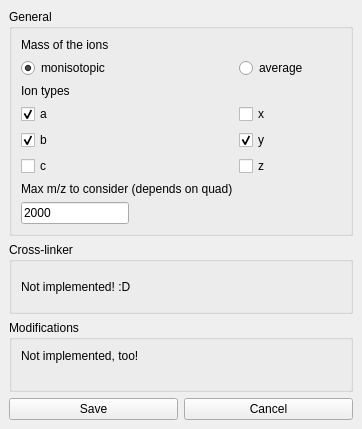
<?xml version="1.0" encoding="UTF-8"?>
<ui version="4.0">
 <class>SpectrumAssignmentOptions</class>
 <widget class="QMainWindow" name="SpectrumAssignmentOptions">
  <property name="geometry">
   <rect>
    <x>0</x>
    <y>0</y>
    <width>362</width>
    <height>429</height>
   </rect>
  </property>
  <property name="windowTitle">
   <string>Assignment Options</string>
  </property>
  <widget class="QWidget" name="centralwidget">
   <layout class="QGridLayout" name="gridLayout">
    <item row="3" column="0">
     <widget class="QPushButton" name="pushButton">
      <property name="statusTip">
       <string>Save Options</string>
      </property>
      <property name="text">
       <string>Save</string>
      </property>
     </widget>
    </item>
    <item row="3" column="1">
     <widget class="QPushButton" name="pushButton_2">
      <property name="statusTip">
       <string>Cancel this window</string>
      </property>
      <property name="text">
       <string>Cancel</string>
      </property>
     </widget>
    </item>
    <item row="1" column="0" colspan="2">
     <widget class="QGroupBox" name="groupBox_2">
      <property name="title">
       <string>Cross-linker</string>
      </property>
      <layout class="QGridLayout" name="gridLayout_2">
       <item row="1" column="0">
        <widget class="QLabel" name="label">
         <property name="text">
          <string>Not implemented! :D</string>
         </property>
        </widget>
       </item>
      </layout>
     </widget>
    </item>
    <item row="2" column="0" colspan="2">
     <widget class="QGroupBox" name="groupBox_3">
      <property name="title">
       <string>Modifications</string>
      </property>
      <layout class="QFormLayout" name="formLayout_2">
       <item row="0" column="0">
        <widget class="QLabel" name="label_5">
         <property name="text">
          <string>Not implemented, too!</string>
         </property>
        </widget>
       </item>
      </layout>
     </widget>
    </item>
    <item row="0" column="0" colspan="2">
     <widget class="QGroupBox" name="groupBox">
      <property name="title">
       <string>General</string>
      </property>
      <layout class="QFormLayout" name="formLayout">
       <item row="0" column="0">
        <widget class="QLabel" name="label_2">
         <property name="text">
          <string>Mass of the ions</string>
         </property>
        </widget>
       </item>
       <item row="1" column="0">
        <widget class="QRadioButton" name="mass_mono">
         <property name="statusTip">
          <string>Use monoidotopic mass</string>
         </property>
         <property name="text">
          <string>monisotopic</string>
         </property>
         <property name="checked">
          <bool>true</bool>
         </property>
         <attribute name="buttonGroup">
          <string notr="true">options_ionmass</string>
         </attribute>
        </widget>
       </item>
       <item row="1" column="1">
        <widget class="QRadioButton" name="mass_av">
         <property name="statusTip">
          <string>Use average mass</string>
         </property>
         <property name="text">
          <string>average</string>
         </property>
         <attribute name="buttonGroup">
          <string notr="true">options_ionmass</string>
         </attribute>
        </widget>
       </item>
       <item row="2" column="0">
        <widget class="QLabel" name="label_4">
         <property name="text">
          <string>Ion types</string>
         </property>
        </widget>
       </item>
       <item row="3" column="0">
        <widget class="QCheckBox" name="options_aion">
         <property name="statusTip">
          <string>Consider a-ions</string>
         </property>
         <property name="text">
          <string>a</string>
         </property>
         <property name="checked">
          <bool>true</bool>
         </property>
        </widget>
       </item>
       <item row="3" column="1">
        <widget class="QCheckBox" name="options_xion">
         <property name="statusTip">
          <string>Consider x-ions</string>
         </property>
         <property name="text">
          <string>x</string>
         </property>
        </widget>
       </item>
       <item row="4" column="1">
        <widget class="QCheckBox" name="options_yion">
         <property name="statusTip">
          <string>Consider y-ions</string>
         </property>
         <property name="text">
          <string>y</string>
         </property>
         <property name="checked">
          <bool>true</bool>
         </property>
        </widget>
       </item>
       <item row="5" column="0">
        <widget class="QCheckBox" name="options_cion">
         <property name="statusTip">
          <string>Consider c-ions</string>
         </property>
         <property name="text">
          <string>c</string>
         </property>
        </widget>
       </item>
       <item row="5" column="1">
        <widget class="QCheckBox" name="options_zion">
         <property name="statusTip">
          <string>Consider z-ions</string>
         </property>
         <property name="text">
          <string>z</string>
         </property>
        </widget>
       </item>
       <item row="6" column="0">
        <widget class="QLabel" name="label_3">
         <property name="text">
          <string>Max m/z to consider (depends on quad)</string>
         </property>
        </widget>
       </item>
       <item row="7" column="0">
        <widget class="QLineEdit" name="lineEdit_2">
         <property name="statusTip">
          <string>Cut all ions with m/z larger than that</string>
         </property>
         <property name="text">
          <string>2000</string>
         </property>
        </widget>
       </item>
       <item row="4" column="0">
        <widget class="QCheckBox" name="options_bion">
         <property name="statusTip">
          <string>Consider b-ions</string>
         </property>
         <property name="text">
          <string>b</string>
         </property>
         <property name="checked">
          <bool>true</bool>
         </property>
        </widget>
       </item>
      </layout>
     </widget>
    </item>
   </layout>
  </widget>
  <widget class="QMenuBar" name="menubar">
   <property name="geometry">
    <rect>
     <x>0</x>
     <y>0</y>
     <width>362</width>
     <height>19</height>
    </rect>
   </property>
  </widget>
 </widget>
 <resources/>
 <connections/>
 <buttongroups>
  <buttongroup name="options_ionmass"/>
 </buttongroups>
</ui>
